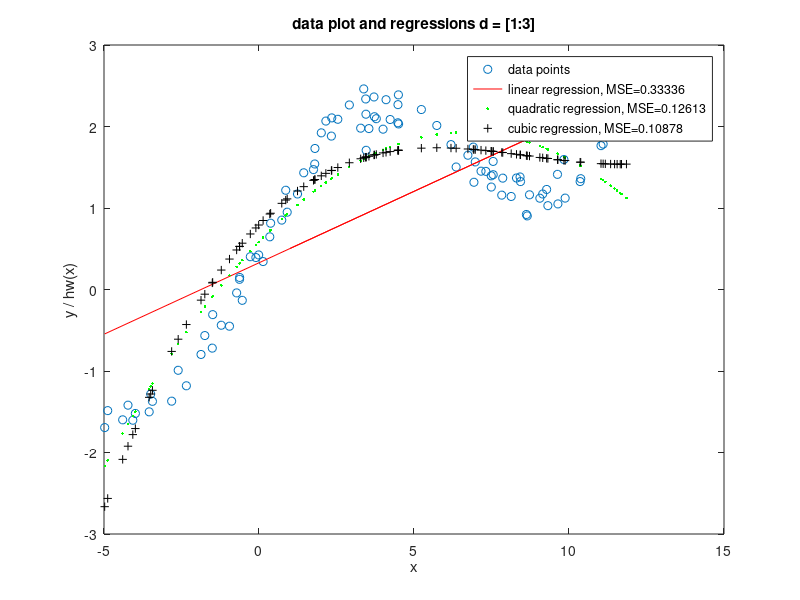
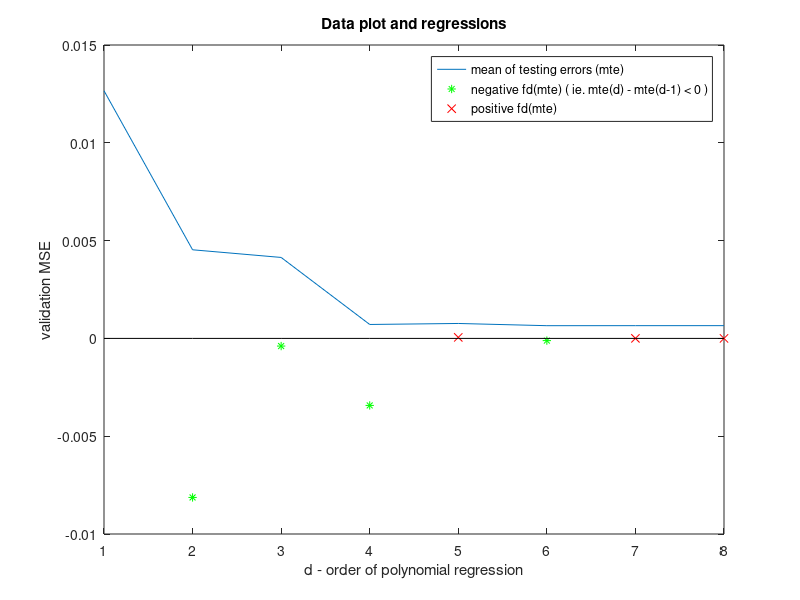
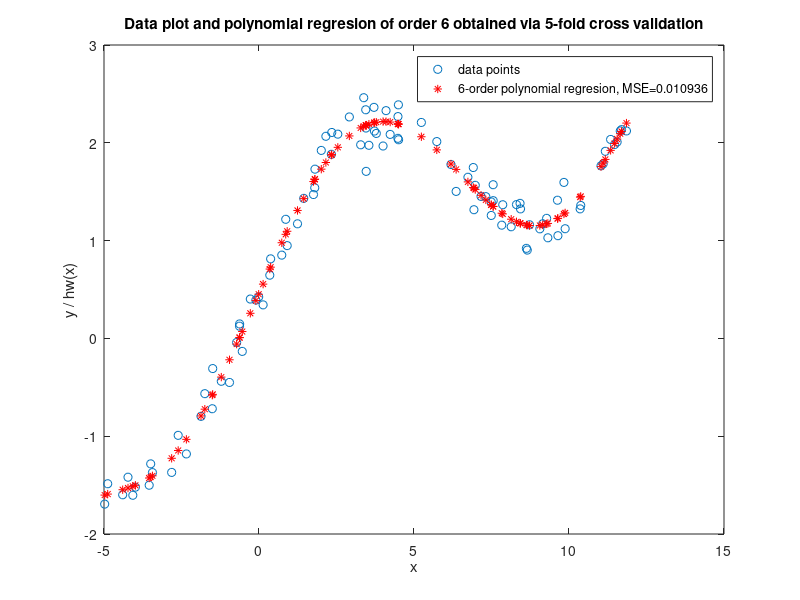
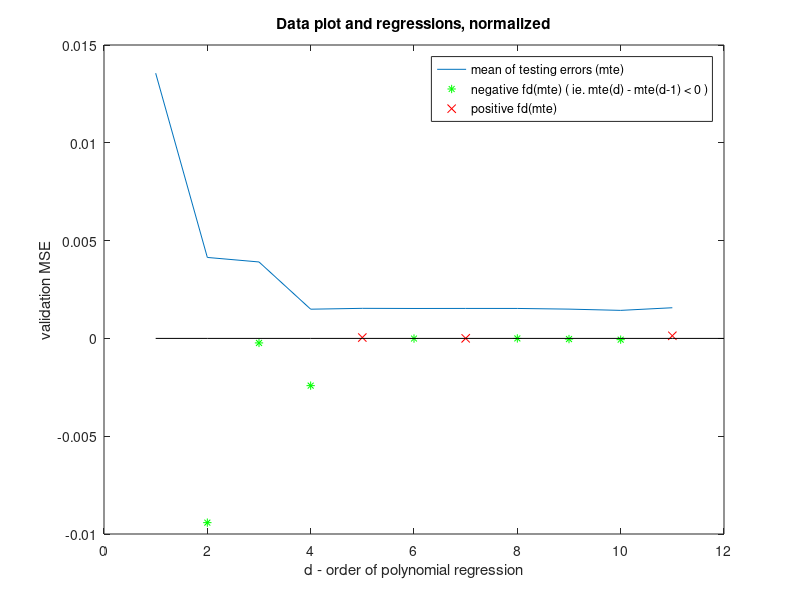

Source code (MATLAB) for these figures, in order:
% COMP 6321 Machine Learning, Fall 2016
% Federico O'Reilly Regueiro - 40012304
% Assignment 1, due September 30

% Note: albeit non-standard, in order to create a single m file, the ' script' 
% part has been wrapped in a function that takes no parameters and returns 
% nothing...

function [] = A1  % Q 1a
    x = load('hw1x.dat');
    y = load('hw1y.dat');

    % plot x against y, use circles and avoid plotting connecting lines
    figure(1);
    plot(x, y, 'o');
    title('data plot and regressions d = [1:3]');
    ylabel('y / hw(x)');
    xlabel('x');

    % Q 1b
    x = [x, ones(length(x),1)];

    % w = inv(x'*x) * x'*y;
    w = (x' * x) \ x'*y;

    hold on;

    % just plot the lie between the en
    endpoints = [min(x), max(x)];

    plot(endpoints, (w(1).* endpoints + w(2)), 'r');

    jh_lin = trainingErr(x, w, y);

    % Q 1e - TODO is this a better fit? write in doc
    [w2, x_prime] = PolyRegress(x,y,2);
    plot(x(:,size(x,2)-1), x_prime*w2, 'g.')

    jh_quad = trainingErr(x_prime, w2, y);

    % Q 1f - TODO is this a better fit? write in doc
    [w3, x_prime] = PolyRegress(x,y,3);
    plot(x(:,size(x,2)-1), x_prime*w3, 'k+')

    jh_cub = trainingErr(x_prime, w3, y);

    legend('data points', ['linear regression, MSE=',num2str(jh_lin)], ...
          ['quadratic regression, MSE=', num2str(jh_quad)], ...
          ['cubic regression, MSE=', num2str(jh_cub)]);
    hold off;

    % Q 1h
    [d, train_error, test_error] = k_fold_cv (x, y, 5);
    figure(2);
    plot(mean(test_error, 2));
    hold on;
    % Plot the finite difference for the test errors
    diff_abscissa = 2:size(test_error,1);
    test_err_diff = diff(mean(test_error,2));
    % plot non-positive finite difference
    idx = test_err_diff < 0;
    plot(diff_abscissa(idx),test_err_diff(idx), 'g*' );
    % plot positive finite difference
    idx = test_err_diff >= 0;
    plot(diff_abscissa(idx),test_err_diff(idx), 'rx' );
    plot(1:d+2, zeros(d+2, 1), 'k-');
    hold off;
    title('Data plot and regressions');
    ylabel('validation MSE');
    xlabel('d - order of polynomial regression');
    legend('mean of testing errors (mte)', ...
           'negative fd(mte) ( ie. mte(d) - mte(d-1) < 0 )', ...
           'positive fd(mte)');
    [wd, x_prime] = PolyRegress(x,y,d);
    jh_d = trainingErr(x_prime, wd, y);
    figure(3);
    plot(x(:,1), y, 'o');
    hold on;
    plot(x(:, size(x,2)-1), x_prime*wd, 'r*'); 
    hold off;
    title(['Data plot and polynomial regresion of order ', num2str(d), ...
          ' obtained via 5-fold cross validation']);
    ylabel('y / hw(x)');
    xlabel('x');
    legend('data points', [num2str(d), '-order polynomial regresion, MSE=', ...
            num2str(jh_d)]);
            
            
            
            
    % Q 1i
    [d, train_error, test_error] = k_fold_cv (x, y, 5, true);
    figure(4);
    plot(mean(test_error, 2));
    hold on;
    % Plot the finite difference for the test errors
    diff_abscissa = 2:size(test_error,1);
    test_err_diff = diff(mean(test_error,2));
    % plot non-positive finite difference
    idx = test_err_diff < 0;
    plot(diff_abscissa(idx),test_err_diff(idx), 'g*' );
    % plot positive finite difference
    idx = test_err_diff >= 0;
    plot(diff_abscissa(idx),test_err_diff(idx), 'rx' );
    plot(1:d+2, zeros(d+2, 1), 'k-');
    hold off;
    title('Data plot and regressions, normalized');
    ylabel('validation MSE');
    xlabel('d - order of polynomial regression');
    legend('mean of testing errors (mte)', ...
           'negative fd(mte) ( ie. mte(d) - mte(d-1) < 0 )', ...
           'positive fd(mte)');
    [wd, x_prime] = PolyRegress(x,y,d, true);
    jh_d = trainingErr(x_prime, wd, y);
    figure(5);
    plot(x(:,1), y, 'o');
    hold on;
    plot(x(:, size(x,2)-1), x_prime*wd, 'r*'); 
    hold off;
    title(['Data plot and polynomial regresion of order ', num2str(d), ...
          ' obtained via 5-fold cross validation']);
    ylabel('y / hw(x)');
    xlabel('x');
    legend('data points', [num2str(d), '-order polynomial regresion, MSE=', ...
            num2str(jh_d)]);
end

% Q 1c
function jh = trainingErr(x, w, y)
  hx = x*w;
  % use mse, doesn't really matter but it's simpler to think of than total se
  jh = sum((hx - y).^2)/(2*size(x,1));
end

% Q 1d
function [w, x_prime] = PolyRegress(x, y, d, normalize)
  if nargin < 4
    normalize = false;
  end
  if(d >= 1)
    x_prime = format_poly(x, d, normalize);
  else
    error('Error, d must be larger or equal to 1');
  end
  w = (x_prime'*x_prime) \ x_prime'*y;
end

% helper for PolyRegress
function x_prime = format_poly(x,d, normalize) 
  if nargin < 3
    normalize = false;
  end  
  x_prime = repmat(x(:,1), 1, d+1).^(repmat((d:-1:0), size(x,1), 1));
  if normalize
  x_prime = x_prime / (diag(max(x_prime)));
  end
end

function [d, train_error, test_error] = k_fold_cv (x, y, k, normalize)
    % sure, we could solve for the general case, but...
    if mod(size(x,1), k)
        error('Matrix x must contain a multiple of k entries');
    end
    if nargin < 4
        normalize = false;
    end
    m = size(x,1);
    % x_shuffle = x(randperm(m),:);
    x_shuffle = 1:m;
    
    % matlab abonimation for a do-while loop
    test_err_decreasing = true;
    % first two entries in the errors are the maximum possible fp num
    % just for the logic in the while loop (no do-while in matlab)
    % get rid of these two entries at the end
    test_error = repmat(realmax, 2, k);
    train_error = repmat(realmax, 2, k);
    d = 0;
    while (test_err_decreasing)
        % create a blank entry to accumulate errors each fold
        d = d+1; 
        %test_error = [test_error; 0];
        %train_error = [train_error; 0];
        m_k = m/k;
        for i = 1:k
           idx_btm = 1:(m_k*(i-1));
           idx_tst = m_k*(i-1)+1:(m_k*i);
           idx_top = (m_k*i)+1:m;
           x_train = [x(idx_btm,:);x(idx_top,:)];
           y_train = [y(idx_btm,:);y(idx_top,:)];
           x_test = format_poly(x(idx_tst, :), d, normalize);
           y_test = y(idx_tst, :);

           % training
           %w = (x_train'*x_train) \ x_train'*y_train;
           [w, x_train_prime] = PolyRegress(x_train,y_train,d, normalize);
           jh_train = trainingErr(x_train_prime, w, y_train);
           
           train_error(d+2, k) = jh_train;
           % validation
           jh_test = trainingErr(x_test, w, y_test);
           test_error(d+2, k) = jh_test;
        end

        test_err_decreasing = (mean(test_error(d+2,:))...
             <= mean(test_error(d+1,:))) ...
                  || (mean(test_error(d+2,:)) < mean(test_error(d,:))); 
    end
    % remove first entry for errors vectors
    test_error(1:2,:) = [];
    train_error(1:2,:) = [];
    % divide errors between k
    test_error = test_error/k;
    train_error = train_error/k;
    % d already stopped decreasing, optimal d has been passed
    
    [dummy, d] = min(mean(test_error,2));
end

  
